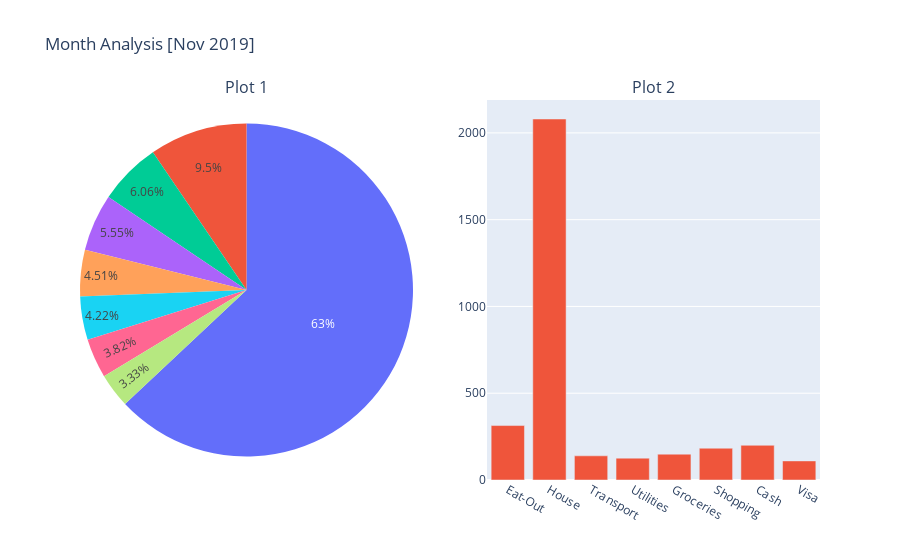

Write notebook code for a chart like this one.
### Code cell
month = 11
year  = 2019
reload(px)

tmask = (tdata['Date'].dt.year  == year) & (tdata['Date'].dt.month == month)
bmask = (bdata['Month'].dt.year == year) & (bdata['Month'].dt.month == month)
df = tdata[tmask]
budget = bdata[bmask]['Budget']
budget.index = pd.CategoricalIndex(bdata[bmask]['Category'])

cats = df['Category'].unique().astype('str')
total = np.zeros(cats.shape)
for i in range(cats.shape[0]):
    total[i] = df[df['Category'] == cats[i]]['Amt'].sum()
    
fig, ax = px.subplots(1, 2, specs=[[{'type':'domain'}, {}]], subplot_titles=("Plot 1", "Plot 2"))
    
ax[0][0].pie(values=total, labels=cats)
ax[0][1].bar(values=total, labels=cats)
ax[0][0].set(title='Month Analysis [{} {}]'.format(months[month], year))

fig.show()

### Figure 1 — Plotly figure (JSON) as saved in the notebook; plotly's stock layout.template omitted (floating-point values rounded to 4 significant figures)
{"data": [{"domain": {"x": [0, 0.45], "y": [0, 1]}, "labels": ["Eat-Out", "House", "Transport", "Utilities", "Groceries", "Shopping", "Cash", "Visa"], "name": "", "type": "pie", "values": [313.7, 2080, 139.3, 126, 148.9, 183.2, 200, 110]}, {"name": "", "type": "bar", "x": ["Eat-Out", "House", "Transport", "Utilities", "Groceries", "Shopping", "Cash", "Visa"], "xaxis": "x", "y": [313.7, 2080, 139.3, 126, 148.9, 183.2, 200, 110], "yaxis": "y"}], "layout": {"annotations": [{"font": {"size": 16}, "showarrow": false, "text": "Plot 1", "x": 0.225, "xanchor": "center", "xref": "paper", "y": 1, "yanchor": "bottom", "yref": "paper"}, {"font": {"size": 16}, "showarrow": false, "text": "Plot 2", "x": 0.775, "xanchor": "center", "xref": "paper", "y": 1, "yanchor": "bottom", "yref": "paper"}], "autosize": true, "showlegend": false, "title": {"text": "Month Analysis [Nov 2019]"}, "xaxis": {"anchor": "y", "autorange": true, "domain": [0.55, 1], "range": [-0.5, 7.5], "type": "category"}, "yaxis": {"anchor": "x", "autorange": true, "domain": [0, 1], "range": [0, 2189.0], "type": "linear"}}}
